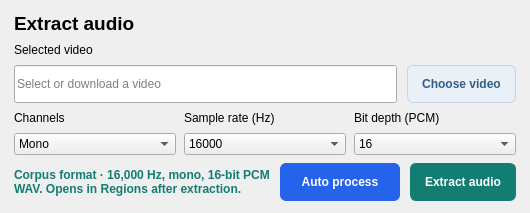
                                          <widget class="QFrame" name="audioCard">
                                            <property name="styleSheet">
                                              <string>QFrame#audioCard {background:#FFFFFF; border:1px solid #DDE6E8; border-radius:10px;}</string>
                                            </property>
                                            <layout class="QVBoxLayout" name="audioCardLayout">
                                              <property name="spacing">
                                                <number>8</number>
                                              </property>
                                              <property name="leftMargin">
                                                <number>14</number>
                                              </property>
                                              <property name="topMargin">
                                                <number>12</number>
                                              </property>
                                              <property name="rightMargin">
                                                <number>14</number>
                                              </property>
                                              <property name="bottomMargin">
                                                <number>12</number>
                                              </property>
                                              <item>
                                                <widget class="QLabel" name="audioCardTitle">
                                                  <property name="styleSheet">
                                                    <string>font-size:19px; font-weight:600;</string>
                                                  </property>
                                                  <property name="text">
                                                    <string>Extract audio</string>
                                                  </property>
                                                  <property name="wordWrap">
                                                    <bool>true</bool>
                                                  </property>
                                                </widget>
                                              </item>
                                              <item>
                                                <widget class="QLabel" name="videoPathLabel">
                                                  <property name="text">
                                                    <string>Selected video</string>
                                                  </property>
                                                  <property name="wordWrap">
                                                    <bool>true</bool>
                                                  </property>
                                                </widget>
                                              </item>
                                              <item>
                                                <layout class="QHBoxLayout" name="videoSelectionRow">
                                                  <property name="spacing">
                                                    <number>10</number>
                                                  </property>
                                                  <property name="leftMargin">
                                                    <number>0</number>
                                                  </property>
                                                  <property name="topMargin">
                                                    <number>0</number>
                                                  </property>
                                                  <property name="rightMargin">
                                                    <number>0</number>
                                                  </property>
                                                  <property name="bottomMargin">
                                                    <number>0</number>
                                                  </property>
                                                  <item>
                                                    <widget class="QLineEdit" name="videoPathInput">
                                                      <property name="minimumSize">
                                                        <size>
                                                          <width>0</width>
                                                          <height>38</height>
                                                        </size>
                                                      </property>
                                                      <property name="text">
                                                        <string/>
                                                      </property>
                                                      <property name="placeholderText">
                                                        <string>Select or download a video</string>
                                                      </property>
                                                      <property name="clearButtonEnabled">
                                                        <bool>true</bool>
                                                      </property>
                                                    </widget>
                                                  </item>
                                                  <item>
                                                    <widget class="QPushButton" name="chooseVideoButton">
                                                      <property name="minimumSize">
                                                        <size>
                                                          <width>105</width>
                                                          <height>38</height>
                                                        </size>
                                                      </property>
                                                      <property name="styleSheet">
                                                        <string>QPushButton#chooseVideoButton {background:#E9F0F8; color:#335D87; border:1px solid #C4D4E6; border-radius:6px; padding:8px 14px; font-weight:600;}
QPushButton#chooseVideoButton:hover {background:#DBE7F4;}
QPushButton#chooseVideoButton:pressed {background:#CBDCEF;}
QPushButton#chooseVideoButton:focus {border:2px solid #335D87; padding:7px 13px;}
QPushButton#chooseVideoButton:disabled {background:#EDF1F2; color:#87999D; border:1px solid #D8E1E3;}</string>
                                                      </property>
                                                      <property name="text">
                                                        <string>Choose video</string>
                                                      </property>
                                                    </widget>
                                                  </item>
                                                </layout>
                                              </item>
                                              <item>
                                                <layout class="QGridLayout" name="extractionSettingsGrid">
                                                  <item row="0" column="0">
                                                    <widget class="QLabel" name="channelBoxLabel">
                                                      <property name="text"><string>Channels</string></property>
                                                      <property name="buddy"><cstring>channelBox</cstring></property>
                                                    </widget>
                                                  </item>
                                                  <item row="1" column="0">
                                                    <widget class="QComboBox" name="channelBox">
                                                      <property name="currentIndex"><number>0</number></property>
                                                      <item><property name="text"><string>Mono</string></property></item>
                                                      <item><property name="text"><string>Stereo</string></property></item>
                                                    </widget>
                                                  </item>
                                                  <item row="0" column="1">
                                                    <widget class="QLabel" name="sampleRateBoxLabel">
                                                      <property name="text"><string>Sample rate (Hz)</string></property>
                                                      <property name="buddy"><cstring>sampleRateBox</cstring></property>
                                                    </widget>
                                                  </item>
                                                  <item row="1" column="1">
                                                    <widget class="QComboBox" name="sampleRateBox">
                                                      <property name="currentIndex"><number>1</number></property>
                                                      <item><property name="text"><string>8000</string></property></item>
                                                      <item><property name="text"><string>16000</string></property></item>
                                                      <item><property name="text"><string>22050</string></property></item>
                                                      <item><property name="text"><string>24000</string></property></item>
                                                      <item><property name="text"><string>32000</string></property></item>
                                                      <item><property name="text"><string>44100</string></property></item>
                                                      <item><property name="text"><string>48000</string></property></item>
                                                      <item><property name="text"><string>96000</string></property></item>
                                                    </widget>
                                                  </item>
                                                  <item row="0" column="2">
                                                    <widget class="QLabel" name="bitDepthBoxLabel">
                                                      <property name="text"><string>Bit depth (PCM)</string></property>
                                                      <property name="buddy"><cstring>bitDepthBox</cstring></property>
                                                    </widget>
                                                  </item>
                                                  <item row="1" column="2">
                                                    <widget class="QComboBox" name="bitDepthBox">
                                                      <property name="currentIndex"><number>1</number></property>
                                                      <item><property name="text"><string>8</string></property></item>
                                                      <item><property name="text"><string>16</string></property></item>
                                                      <item><property name="text"><string>24</string></property></item>
                                                      <item><property name="text"><string>32</string></property></item>
                                                    </widget>
                                                  </item>
                                                </layout>
                                              </item>
                                              <item>
                                                <layout class="QHBoxLayout" name="audioActionsRow">
                                                  <property name="spacing">
                                                    <number>10</number>
                                                  </property>
                                                  <property name="leftMargin">
                                                    <number>0</number>
                                                  </property>
                                                  <property name="topMargin">
                                                    <number>0</number>
                                                  </property>
                                                  <property name="rightMargin">
                                                    <number>0</number>
                                                  </property>
                                                  <property name="bottomMargin">
                                                    <number>0</number>
                                                  </property>
                                                  <item>
                                                    <widget class="QLabel" name="audioFormatLabel">
                                                      <property name="styleSheet">
                                                        <string>color:#147D72; font-weight:600;</string>
                                                      </property>
                                                      <property name="text">
                                                        <string>Corpus format &#183; 16,000 Hz, mono, 16-bit PCM WAV. Opens in Regions after extraction.</string>
                                                      </property>
                                                      <property name="wordWrap">
                                                        <bool>true</bool>
                                                      </property>
                                                    </widget>
                                                  </item>
                                                  <item>
                                                    <widget class="QPushButton" name="autoProcessButton">
                                                      <property name="minimumSize"><size><width>120</width><height>38</height></size></property>
                                                      <property name="text"><string>Auto process</string></property>
                                                      <property name="toolTip"><string>Label regions, generate candidates, calculate SNR and run both recognizers. Review transcript disagreements on the Transcription page.</string></property>
                                                      <property name="styleSheet"><string>QPushButton#autoProcessButton {background:#2563EB;color:#FFFFFF;border:0;border-radius:6px;padding:8px 14px;font-weight:600;} QPushButton#autoProcessButton:hover {background:#2159D4;} QPushButton#autoProcessButton:disabled {background:#EDF1F2;color:#87999D;}</string></property>
                                                    </widget>
                                                  </item>
                                                  <item>
                                                    <widget class="QPushButton" name="extractButton">
                                                      <property name="minimumSize">
                                                        <size>
                                                          <width>105</width>
                                                          <height>38</height>
                                                        </size>
                                                      </property>
                                                      <property name="styleSheet">
                                                        <string>QPushButton#extractButton {background:#147D72; color:#FFFFFF; border:1px solid #147D72; border-radius:6px; padding:8px 14px; font-weight:600;}
QPushButton#extractButton:hover {background:#10695F;}
QPushButton#extractButton:pressed {background:#0D584F;}
QPushButton#extractButton:focus {border:2px solid #173B40; padding:7px 13px;}
QPushButton#extractButton:disabled {background:#EDF1F2; color:#87999D; border:1px solid #D8E1E3;}</string>
                                                      </property>
                                                      <property name="text">
                                                        <string>Extract audio</string>
                                                      </property>
                                                    </widget>
                                                  </item>
                                                </layout>
                                              </item>
                                            </layout>
                                          </widget>
